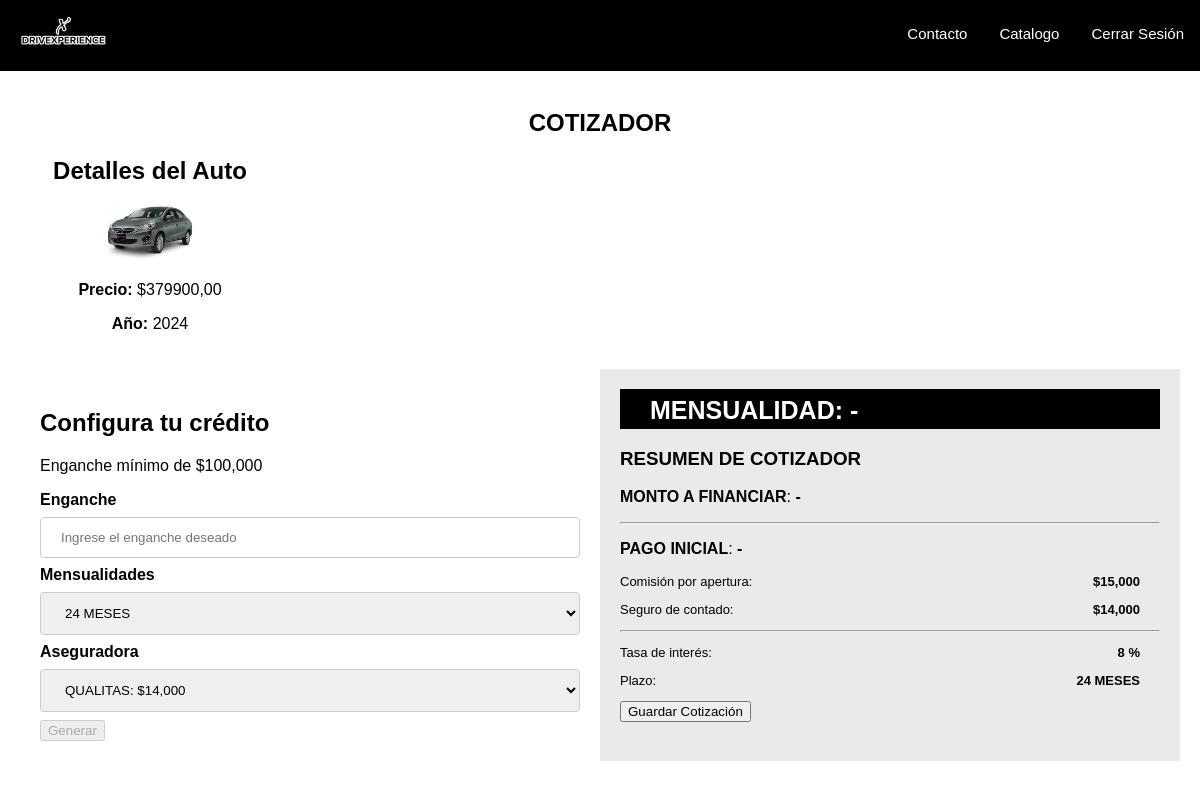
/cotizador/6 (signed in), run on the app's committed database.
### tienda/models.py (models this page shows, shortened)
class Vehículo(models.Model):
    marca = models.CharField(max_length=30)
    modelo = models.CharField(max_length=30)
    año = models.CharField(max_length=4)
    especificaciones = models.CharField(max_length=200)
    precioLista = models.DecimalField(max_digits=10, decimal_places=2)
    interesAnual = models.DecimalField(max_digits=10, decimal_places=2, default=0)
    interesMensual = models.DecimalField(max_digits=10, decimal_places=2, default=0)
    fotoLateral = models.ImageField(default='acura.png', upload_to='autosTresCuartos/')

### tienda/views.py (the view)
# urls.py: path('cotizador/<int:vehículoId>', views.CotizadorView, name='cotizador'),
@login_required
def CotizadorView(request, vehículoId):
    vehículo = get_object_or_404(Vehículo, id=vehículoId)
    return render(request, 'cotizador.html', {'vehículo': vehículo})

### tienda/templates/Cotizador.html (shortened to what this page needs)
<!DOCTYPE html>
<html lang="en">
  <head>
    {% load static %}
    <link rel="stylesheet" type="text/css" href="{% static 'css/style.css' %}" />
    <link rel="stylesheet" type="text/css" href="{% static 'css/cotizador.css' %}" />
  </head>
  <body class="body">
    <nav class="topnav">
      <a class="home-nav" href="{% url 'indexCar' %}"><img src="{% static 'image/logo.jpg' %}" alt="logo" /></a>
      {% if request.user.is_authenticated %}
        <a class="bar-nav">Cerrar Sesión</a>
      {% else %}
        <a class="bar-nav" href="{% url 'login' %}">Inicio de sesión</a>
      {% endif %}
      <a class="bar-nav" href="{% url 'catalogo' %}">Catalogo</a>
      <a class="bar-nav" href="#">Contacto</a>
    </nav>
    <br />
    <h2 style="text-align: center">COTIZADOR</h2>
    <div class="car-container">
      <h2>Detalles del Auto</h2>
      <img src="{{ vehículo.fotoLateral.url }}" style="width: 30%" alt="Foto del auto" />
      <p><b>Precio:</b> <span id="precioLista"> ${{ vehículo.precioLista }} </span></p>
      <p><b>Año:</b> <span> {{ vehículo.año }}</span></p>
    </div>
    <div class="container">
      <div class="left-column">
        <h2>Configura tu crédito</h2>
        <p>Enganche mínimo de $100,000</p>
        <div class="Form">
          <form id="formEnganche">
            <label for="enganche">Enganche</label>
            <input
              type="number"
              id="enganche"
              name="enganche"
              placeholder="Ingrese el enganche deseado"
              min="70000"
              required
            />
            <label for="plazoSelect">Mensualidades</label>
            <select id="plazoSelect" name="plazo">
              <option value="24">24 MESES</option>
            </select>
            <label for="aseguradora">Aseguradora</label>
            <select name="aseguradora" id="aseguradora">
              <option value="qualitas">QUALITAS: $14,000</option>
            </select>
            <input type="button" value="Generar" id="submitBtn" disabled />
          </form>
        </div>
      </div>
      <div class="right-column">
        <div class="nav">
          <p class="text-nav-right-column">
            <span>MENSUALIDAD:</span>
            <span id="mensualidad">-</span>
          </p>
        </div>
        <h3><b>RESUMEN DE COTIZADOR</b></h3>
        <p class="text-bold-right-column">
          <span class="label"><b>MONTO A FINANCIAR</b>:</span>
          <span class="result" id="montoFinanciar">-</span>
        </p>
        <hr />
        <p class="text-bold-right-column">
          <span class="label"><b>PAGO INICIAL</b>: </span>
          <span class="result" id="pagoInicial">-</span>
        </p>
        <p class="text-right-column">
          <span class="label">Comisión por apertura:</span>
          <span class="result" id="comisionApertura">$15,000</span>
        </p>
        <p class="text-right-column">
          <span class="label">Seguro de contado: </span>
          <span class="result" id="seguroContado">$14,000</span>
        </p>
        <hr />
        <p class="text-right-column">
          <span class="label">Tasa de interés:</span>
          <span class="result" id="tasaInteres">8 %</span>
        </p>
        <p class="text-right-column">
          <span class="label">Plazo:</span>
          <span class="result" id="plazoLabel">24 MESES</span>
        </p>
        <input type="button" id="guardarCotizacion" value="Guardar Cotización" />
      </div>
    </div>
  </body>
</html>

### Agencia/static/css/style.css (style rules this page uses)
body, html { height: 100%; margin: 0; font-family: Arial, Helvetica, sans-serif; background-color: white; scroll-behavior: smooth; }
.topnav { background-color: black; overflow: hidden; }
.home-nav { flex: auto; float: left; color: white; text-align: center; padding: 14px 16px; text-decoration: none; font-size: 15px; }
.home-nav img { height: 40px; width: auto; }
.bar-nav { float: right; color: white; text-align: center; padding: 15px 16px; text-decoration: none; font-size: 12px; margin-top: 10px; font-size: 15px; }
* { box-sizing: border-box; }
.container { float: left; width: 100%; color: #f1f1f1; padding: 20px; display: flex; justify-content: space-between; }

### Agencia/static/css/cotizador.css (style rules this page uses)
body { font-family: Arial, sans-serif; margin: 0; padding: 0; background-color: white; }
.car-container { text-align: center; width: 300px; }
.container { display: flex; background-color: white; }
.left-column, .right-column { flex: 1; padding: 20px; }
.left-column { color: black; background-color: white; }
.Form { font-weight: bold; }
.right-column { color: black; background-color: #eaeaea; }
.right-column .nav { width: 100%; height: 40px; background-color: black; color: white; }
.text-nav-right-column { font-size: 25px !important; text-align: left; padding-left: 30px; margin-top: 0px; padding-top: 7px; font-weight: bold; }
.label { text-align: left; }
.result { text-align: right; margin-left: auto; padding-right: 20px; font-weight: bold; }
.text-right-column { color: black; display: flex; justify-content: space-between; align-items: center; font-size: 13px; }
.text-right-column .result { text-align: right; margin-left: auto; padding-right: 20px; }
input[type=text], select { width: 100%; padding: 12px 20px; margin: 8px 0; display: block; border: 1px solid #ccc; border-radius: 4px; box-sizing: border-box; }
input[type=number], select { width: 100%; padding: 12px 20px; margin: 8px 0; display: block; border: 1px solid #ccc; border-radius: 4px; box-sizing: border-box; }

### data on the page
Vehículo: fotoLateral (picture), precioLista "379900,00", año "2024"
